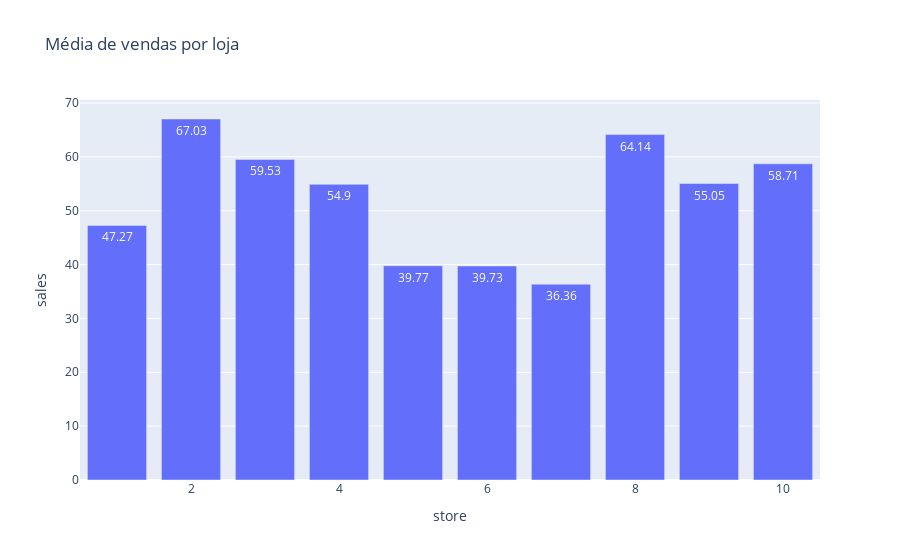

The notebook cell this image was saved under:
### Code cell
# Plot de média de vendas por loja
sales_store = df_train_plot.groupby('store')[['sales']].mean().round(2)
fig = px.bar(sales_store, y='sales', title='Média de vendas por loja', text='sales')
fig

### Figure 1 — Plotly figure (JSON) as saved in the notebook; plotly's stock layout.template omitted (floating-point values rounded to 4 significant figures)
{"data": [{"alignmentgroup": "True", "hovertemplate": "store=%{x}<br>sales=%{text}<extra></extra>", "legendgroup": "", "marker": {"color": "#636efa"}, "name": "", "offsetgroup": "", "orientation": "v", "showlegend": false, "text": [47.27, 67.03, 59.53, 54.9, 39.77, 39.73, 36.36, 64.14, 55.05, 58.71], "textposition": "auto", "type": "bar", "x": [1, 2, 3, 4, 5, 6, 7, 8, 9, 10], "xaxis": "x", "y": [47.27, 67.03, 59.53, 54.9, 39.77, 39.73, 36.36, 64.14, 55.05, 58.71], "yaxis": "y"}], "layout": {"barmode": "relative", "legend": {"tracegroupgap": 0}, "title": {"text": "Média de vendas por loja"}, "xaxis": {"anchor": "y", "domain": [0, 1], "title": {"text": "store"}}, "yaxis": {"anchor": "x", "domain": [0, 1], "title": {"text": "sales"}}}}
